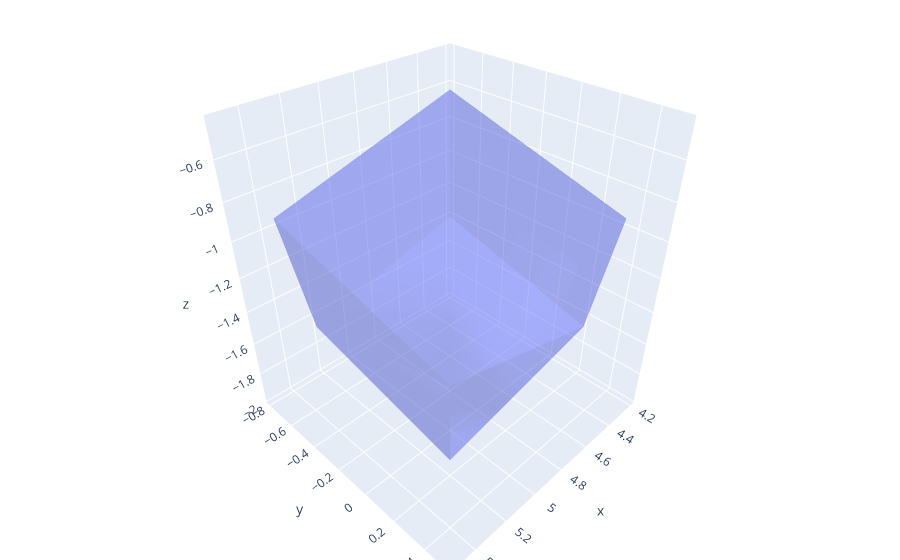

Source (notebook cell):
### Code cell
plot_cube(rot_cube[:,0].tolist(),rot_cube[:,1].tolist(),rot_cube[:,1].tolist())

### Figure 1 — Plotly figure (JSON) as saved in the notebook; plotly's stock layout.template omitted (floating-point values rounded to 4 significant figures)
{"data": [{"i": [7, 0, 0, 0, 4, 4, 6, 6, 4, 0, 3, 2], "j": [3, 4, 1, 2, 5, 6, 5, 2, 0, 1, 6, 3], "k": [0, 7, 2, 3, 6, 7, 1, 1, 5, 5, 7, 6], "opacity": 0.3, "type": "mesh3d", "x": [4.258, 4.211, 5.163, 5.211, 4.56, 4.512, 5.464, 5.512], "y": [-0.7417, 0.2106, 0.1628, -0.7894, -0.4402, 0.5121, 0.4644, -0.4879], "z": [-1.358, -1.66, -1.961, -1.66, -0.4538, -0.7553, -1.057, -0.7553]}], "layout": {"margin": {"b": 0, "l": 0, "r": 0, "t": 0}}}
